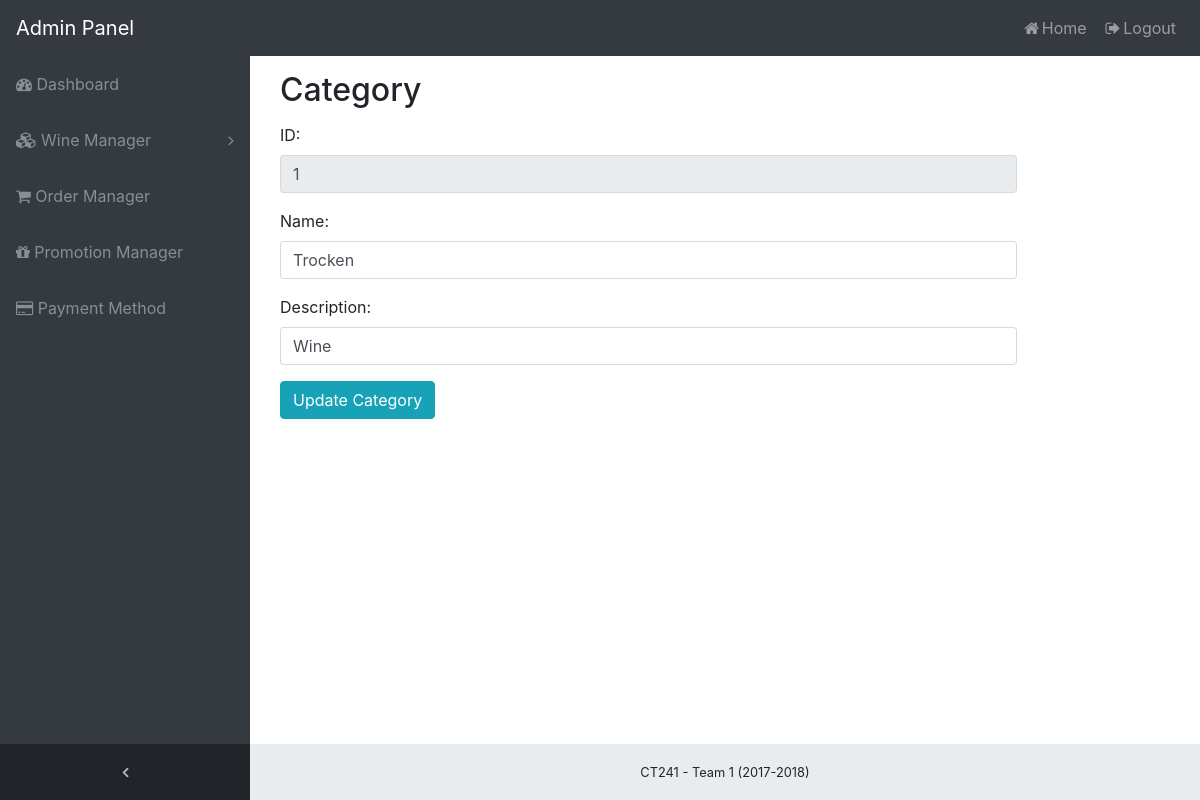
Screenshot of /admin/wine/cat/update/1 (signed in) with the database file from the repository.
### tables this page shows
CREATE TABLE IF NOT EXISTS `category` (
  `CategoryId` int(12) NOT NULL,
  `CategoryName` text NOT NULL,
  `CategoryDetails` text
);

### src/WineCategory/WineCategoryController.php (called while the page is built, shortened)
<?php
function searchCategory($id)
{
    $sqlSelect = "SELECT `CategoryId`, `CategoryName`, `CategoryDetails` FROM `category` WHERE `CategoryId`=$id";
    return mysql_query($sqlSelect);
}
?>

### src/WineCategory/WineCategoryUpdate.php (the view, shortened to what this page needs)
  <?php
include("WineCategoryController.php");
  $id = 0;
  if(isset($_GET['id']))
    $id = $_GET['id'];
  $name= "";
  $details="";
  $result = searchCategory($id);
  if(isset($result))
  {
    list($id, $name, $details) = mysql_fetch_array($result);
  }
  ?>
<div class="container">
  <form class="form-horizontal" action="" method="post">
   <div class="form_group">
    <label class="control-label col-sm-12" for="email"><h2>Category</h2></label>
  </div>
  <div class="form-group">
    <label class="control-label col-sm-2" for="name" >ID:</label>
    <div class="col-sm-10">
      <input type="text" class="form-control" id="txtID"  name="txtID"  value="<?php echo $id;?>" readonly="readonly">
    </div>
  </div>
  <div class="form-group">
    <label class="control-label col-sm-2" for="name">Name:</label>
    <div class="col-sm-10">
      <input type="text" class="form-control" id="txtName" placeholder="Enter Name" name="txtName" value="<?php echo $name;?>">
    </div>
  </div>
  <div class="form-group">
    <label class="control-label col-sm-2" for="details">Description:</label>
    <div class="col-sm-10">
      <input type="text" class="form-control" id="txtDetails" placeholder="Enter information details" name="txtDetails"  value="<?php echo $details;?>">
    </div>
  </div>
  <div class="form-group">
    <div class="col-sm-offset-2 col-sm-10">
      <button type="submit" class="btn btn-info" name="btnUpdate" onclick="return Check()">Update Category</button>
    </div>
  </div>
</form>
</div>

### public/css/sb-admin.css (style rules this page uses)
html { position: relative; min-height: 100%; }
body { overflow-x: hidden; }
body.sticky-footer { margin-bottom: 56px; }
body.fixed-nav { padding-top: 56px; }

### rows the page displays
category: txtID "1", txtName "Trocken", txtDetails "Wine"
